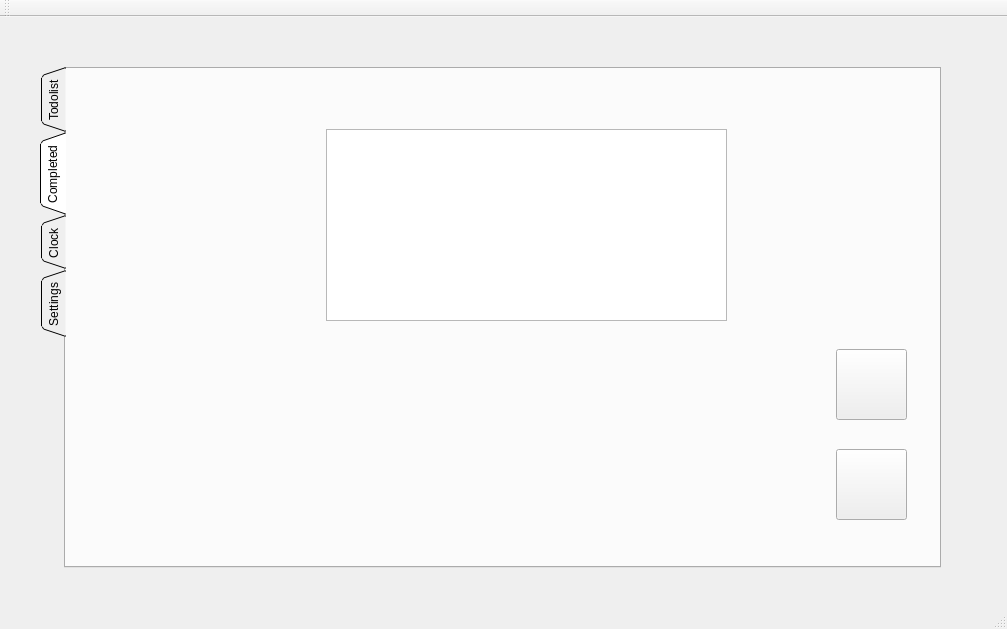
<?xml version="1.0" encoding="UTF-8"?>
<ui version="4.0">
 <class>TomatoClock</class>
 <widget class="QMainWindow" name="TomatoClock">
  <property name="geometry">
   <rect>
    <x>0</x>
    <y>0</y>
    <width>1007</width>
    <height>629</height>
   </rect>
  </property>
  <property name="windowTitle">
   <string>TomatoClock</string>
  </property>
  <widget class="QWidget" name="centralWidget">
   <widget class="QTabWidget" name="tabWidget">
    <property name="enabled">
     <bool>true</bool>
    </property>
    <property name="geometry">
     <rect>
      <x>40</x>
      <y>50</y>
      <width>901</width>
      <height>501</height>
     </rect>
    </property>
    <property name="sizePolicy">
     <sizepolicy hsizetype="Expanding" vsizetype="Expanding">
      <horstretch>0</horstretch>
      <verstretch>0</verstretch>
     </sizepolicy>
    </property>
    <property name="font">
     <font>
      <weight>50</weight>
      <italic>false</italic>
      <bold>false</bold>
     </font>
    </property>
    <property name="tabPosition">
     <enum>QTabWidget::West</enum>
    </property>
    <property name="tabShape">
     <enum>QTabWidget::Triangular</enum>
    </property>
    <property name="currentIndex">
     <number>1</number>
    </property>
    <property name="movable">
     <bool>false</bool>
    </property>
    <widget class="QWidget" name="Todolist">
     <attribute name="title">
      <string>Todolist</string>
     </attribute>
     <widget class="QPushButton" name="Add">
      <property name="geometry">
       <rect>
        <x>760</x>
        <y>290</y>
        <width>71</width>
        <height>71</height>
       </rect>
      </property>
      <property name="text">
       <string/>
      </property>
     </widget>
     <widget class="QPushButton" name="Manage">
      <property name="geometry">
       <rect>
        <x>760</x>
        <y>380</y>
        <width>71</width>
        <height>71</height>
       </rect>
      </property>
      <property name="text">
       <string/>
      </property>
     </widget>
     <widget class="QTextEdit" name="tasksdetail">
      <property name="geometry">
       <rect>
        <x>110</x>
        <y>260</y>
        <width>591</width>
        <height>121</height>
       </rect>
      </property>
     </widget>
     <widget class="QTableView" name="addlabel">
      <property name="geometry">
       <rect>
        <x>105</x>
        <y>40</y>
        <width>601</width>
        <height>192</height>
       </rect>
      </property>
     </widget>
    </widget>
    <widget class="QWidget" name="Completed">
     <attribute name="title">
      <string>Completed</string>
     </attribute>
     <widget class="QPushButton" name="Delete">
      <property name="geometry">
       <rect>
        <x>770</x>
        <y>280</y>
        <width>71</width>
        <height>71</height>
       </rect>
      </property>
      <property name="text">
       <string/>
      </property>
     </widget>
     <widget class="QPushButton" name="Clear">
      <property name="geometry">
       <rect>
        <x>770</x>
        <y>380</y>
        <width>71</width>
        <height>71</height>
       </rect>
      </property>
      <property name="text">
       <string/>
      </property>
     </widget>
     <widget class="QTableView" name="completedlabel">
      <property name="geometry">
       <rect>
        <x>260</x>
        <y>60</y>
        <width>401</width>
        <height>192</height>
       </rect>
      </property>
     </widget>
    </widget>
    <widget class="QWidget" name="Clock">
     <attribute name="title">
      <string>Clock</string>
     </attribute>
     <widget class="QPushButton" name="Start">
      <property name="geometry">
       <rect>
        <x>150</x>
        <y>320</y>
        <width>71</width>
        <height>71</height>
       </rect>
      </property>
      <property name="text">
       <string/>
      </property>
     </widget>
     <widget class="QPushButton" name="Stop">
      <property name="geometry">
       <rect>
        <x>360</x>
        <y>320</y>
        <width>71</width>
        <height>71</height>
       </rect>
      </property>
      <property name="text">
       <string/>
      </property>
     </widget>
     <widget class="QPushButton" name="Finish">
      <property name="geometry">
       <rect>
        <x>570</x>
        <y>317</y>
        <width>71</width>
        <height>71</height>
       </rect>
      </property>
      <property name="text">
       <string/>
      </property>
     </widget>
     <widget class="QLineEdit" name="clock">
      <property name="geometry">
       <rect>
        <x>360</x>
        <y>190</y>
        <width>113</width>
        <height>21</height>
       </rect>
      </property>
      <property name="text">
       <string>3</string>
      </property>
     </widget>
     <widget class="QLineEdit" name="clock1">
      <property name="geometry">
       <rect>
        <x>360</x>
        <y>230</y>
        <width>113</width>
        <height>21</height>
       </rect>
      </property>
      <property name="text">
       <string>3</string>
      </property>
     </widget>
    </widget>
    <widget class="QWidget" name="Settings">
     <attribute name="title">
      <string>Settings</string>
     </attribute>
     <widget class="QLabel" name="label">
      <property name="geometry">
       <rect>
        <x>40</x>
        <y>30</y>
        <width>111</width>
        <height>41</height>
       </rect>
      </property>
      <property name="font">
       <font>
        <weight>50</weight>
        <italic>false</italic>
        <bold>false</bold>
       </font>
      </property>
      <property name="text">
       <string>work time</string>
      </property>
     </widget>
     <widget class="QLabel" name="label_2">
      <property name="geometry">
       <rect>
        <x>40</x>
        <y>75</y>
        <width>111</width>
        <height>31</height>
       </rect>
      </property>
      <property name="font">
       <font>
        <weight>50</weight>
        <italic>false</italic>
        <bold>false</bold>
       </font>
      </property>
      <property name="text">
       <string>relax time</string>
      </property>
     </widget>
     <widget class="QLineEdit" name="work_time">
      <property name="enabled">
       <bool>true</bool>
      </property>
      <property name="geometry">
       <rect>
        <x>170</x>
        <y>40</y>
        <width>113</width>
        <height>21</height>
       </rect>
      </property>
      <property name="text">
       <string>3</string>
      </property>
      <property name="echoMode">
       <enum>QLineEdit::Normal</enum>
      </property>
     </widget>
     <widget class="QLineEdit" name="relax_time">
      <property name="geometry">
       <rect>
        <x>170</x>
        <y>80</y>
        <width>113</width>
        <height>21</height>
       </rect>
      </property>
      <property name="text">
       <string>3</string>
      </property>
     </widget>
     <widget class="QLabel" name="label_3">
      <property name="geometry">
       <rect>
        <x>300</x>
        <y>40</y>
        <width>72</width>
        <height>15</height>
       </rect>
      </property>
      <property name="text">
       <string>min</string>
      </property>
     </widget>
     <widget class="QLabel" name="label_4">
      <property name="geometry">
       <rect>
        <x>300</x>
        <y>80</y>
        <width>72</width>
        <height>15</height>
       </rect>
      </property>
      <property name="text">
       <string>min</string>
      </property>
     </widget>
     <widget class="QPushButton" name="Done">
      <property name="geometry">
       <rect>
        <x>730</x>
        <y>360</y>
        <width>71</width>
        <height>71</height>
       </rect>
      </property>
      <property name="text">
       <string/>
      </property>
     </widget>
    </widget>
   </widget>
  </widget>
  <widget class="QToolBar" name="mainToolBar">
   <attribute name="toolBarArea">
    <enum>TopToolBarArea</enum>
   </attribute>
   <attribute name="toolBarBreak">
    <bool>false</bool>
   </attribute>
  </widget>
  <widget class="QStatusBar" name="statusBar"/>
 </widget>
 <layoutdefault spacing="6" margin="11"/>
 <resources/>
 <connections/>
</ui>
